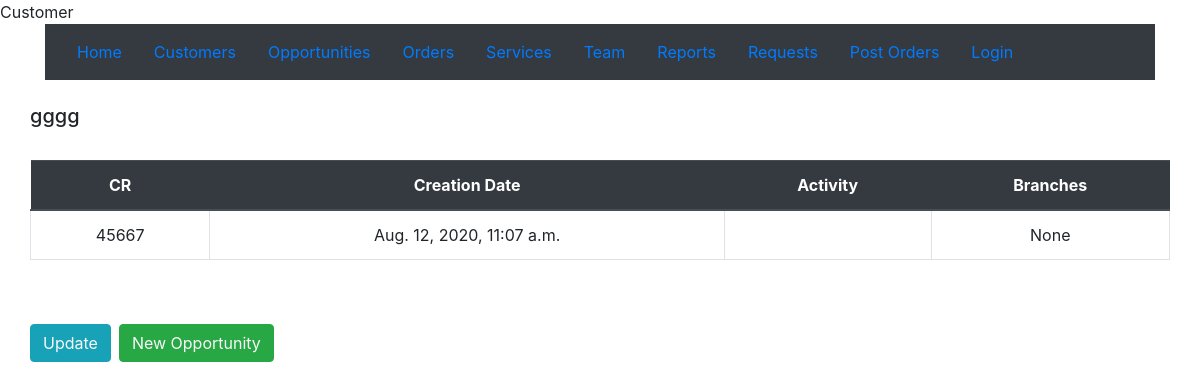
The app's page /crmapp/customer/8/ with its own data.
### crmapp/models.py (models this page shows, shortened)
class customer(models.Model):
    creator = models.ForeignKey(User,blank=True,null=True,on_delete=models.CASCADE,related_name='user_customers',verbose_name ='Creator')
    customername = models.CharField("Customer Name",max_length=100,null=True)
    cr = models.IntegerField(null = True,blank = True, unique=True)
    activity  = models.CharField(max_length=100,blank=True)
    no_of_employees = models.IntegerField(null = True,blank = True)
    branches = models.IntegerField(null = True,blank = True)
    district  = models.CharField(max_length = 100,blank = True)
    street  = models.CharField(max_length=100,blank=True)
    phone = models.IntegerField(null = True,blank = True)
    email = models.EmailField(null = True,blank = True)
    current_services = models.CharField(max_length=1000,blank=True)
    notes = models.CharField(max_length=1000,blank=True)
    creationdate = models.DateTimeField("Creation Date",auto_now_add=True)
    updatedate = models.DateTimeField("Update Date",auto_now=True)

### crmapp/views.py (the view)
# urls.py: path('customer/<pk>/', views.customerDetailView.as_view(), name='customerdetail'),
class customerDetailView(DetailView):
    model = customer

### crmapp/templates/crmapp/customer_detail.html (shortened to what this page needs)
{% extends 'crmapp/base.html' %}
{% load crispy_forms_tags %}
{% block content %}
  <br>
  <div class="container">
<div class="row">
<div class="column ">
<h5>{{customer.customername}}</h5>
</div>
<table class="table mt-4">
    <thead class="thead-dark">
  <tr>
    <th class="text-center">CR</th>
    <th class="text-center">Creation Date</th>
    <th class="text-center">Activity</th>
    <th class="text-center">Branches</th>
  </tr>
  <tr>
  <td class="border text-center">{{customer.cr}}</td>
  <td class="border text-center">{{customer.creationdate}}</td>
  <td class="border text-center">{{customer.activity}}</td>
  <td class="border text-center">{{customer.branches}}</td>
  </tr>
</table>
<button type="button" class="btn btn-info mt-5 mr-2"><a href="{% url 'customerupdate' pk=customer.id %}" class="text-light">Update</a></button>
<br>
<button type="button" class="btn btn-success mt-5"><a href="{% url 'newopportunityc' pk=customer.id %}" class="text-light" >New Opportunity</a></button>
</div>
</div>
{% endblock %}

### records on screen
customer: customername "gggg", cr "45667", creationdate "Aug. 12, 2020, 11:07 a.m.", branches "None"
